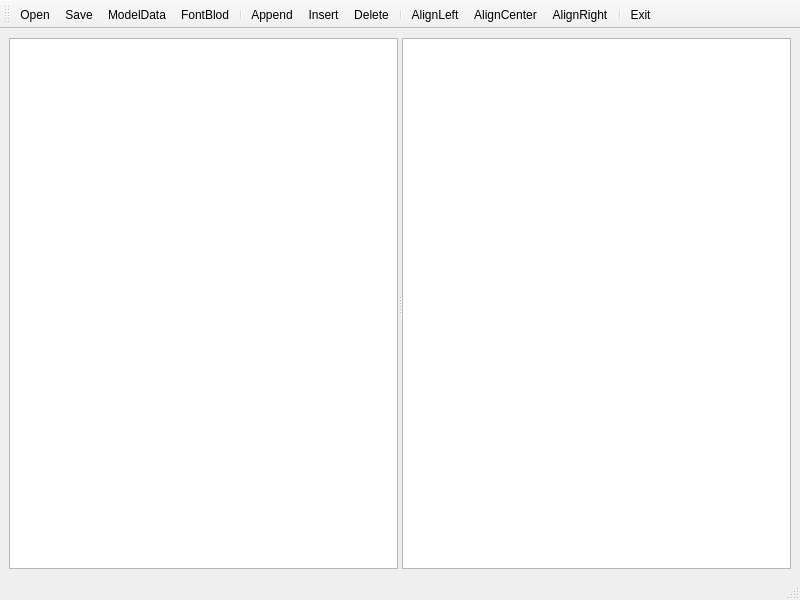
<?xml version="1.0" encoding="UTF-8"?>
<ui version="4.0">
 <class>Window</class>
 <widget class="QMainWindow" name="Window">
  <property name="geometry">
   <rect>
    <x>0</x>
    <y>0</y>
    <width>800</width>
    <height>600</height>
   </rect>
  </property>
  <property name="windowTitle">
   <string>Window</string>
  </property>
  <widget class="QWidget" name="centralwidget">
   <layout class="QGridLayout" name="gridLayout">
    <item row="0" column="0">
     <widget class="QSplitter" name="splitter">
      <property name="orientation">
       <enum>Qt::Horizontal</enum>
      </property>
      <widget class="QTableView" name="tableView"/>
      <widget class="QPlainTextEdit" name="plainTextEdit"/>
     </widget>
    </item>
   </layout>
  </widget>
  <widget class="QMenuBar" name="menubar">
   <property name="geometry">
    <rect>
     <x>0</x>
     <y>0</y>
     <width>800</width>
     <height>22</height>
    </rect>
   </property>
  </widget>
  <widget class="QStatusBar" name="statusbar"/>
  <widget class="QToolBar" name="toolBar">
   <property name="windowTitle">
    <string>toolBar</string>
   </property>
   <attribute name="toolBarArea">
    <enum>TopToolBarArea</enum>
   </attribute>
   <attribute name="toolBarBreak">
    <bool>false</bool>
   </attribute>
   <addaction name="actOpen"/>
   <addaction name="actSave"/>
   <addaction name="actModelData"/>
   <addaction name="actFontBlod"/>
   <addaction name="separator"/>
   <addaction name="actAppend"/>
   <addaction name="actInsert"/>
   <addaction name="actDelete"/>
   <addaction name="separator"/>
   <addaction name="actAlignLeft"/>
   <addaction name="actAlignCenter"/>
   <addaction name="actAlignRight"/>
   <addaction name="separator"/>
   <addaction name="actExit"/>
  </widget>
  <action name="actOpen">
   <property name="text">
    <string>Open</string>
   </property>
  </action>
  <action name="actSave">
   <property name="text">
    <string>Save</string>
   </property>
  </action>
  <action name="actAppend">
   <property name="text">
    <string>Append</string>
   </property>
  </action>
  <action name="actInsert">
   <property name="text">
    <string>Insert</string>
   </property>
  </action>
  <action name="actDelete">
   <property name="text">
    <string>Delete</string>
   </property>
  </action>
  <action name="actExit">
   <property name="text">
    <string>Exit</string>
   </property>
  </action>
  <action name="actModelData">
   <property name="text">
    <string>ModelData</string>
   </property>
  </action>
  <action name="actAlignLeft">
   <property name="text">
    <string>AlignLeft</string>
   </property>
  </action>
  <action name="actAlignRight">
   <property name="text">
    <string>AlignRight</string>
   </property>
  </action>
  <action name="actAlignCenter">
   <property name="text">
    <string>AlignCenter</string>
   </property>
  </action>
  <action name="actFontBlod">
   <property name="text">
    <string>FontBlod</string>
   </property>
  </action>
 </widget>
 <resources/>
 <connections>
  <connection>
   <sender>actExit</sender>
   <signal>triggered()</signal>
   <receiver>Window</receiver>
   <slot>close()</slot>
   <hints>
    <hint type="sourcelabel">
     <x>-1</x>
     <y>-1</y>
    </hint>
    <hint type="destinationlabel">
     <x>399</x>
     <y>299</y>
    </hint>
   </hints>
  </connection>
 </connections>
</ui>
